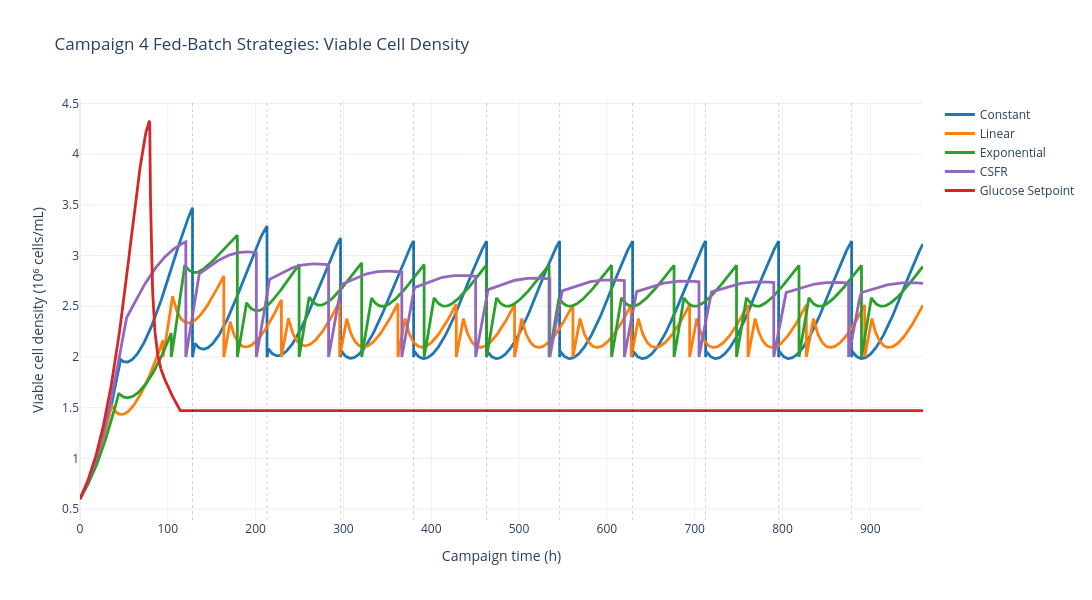
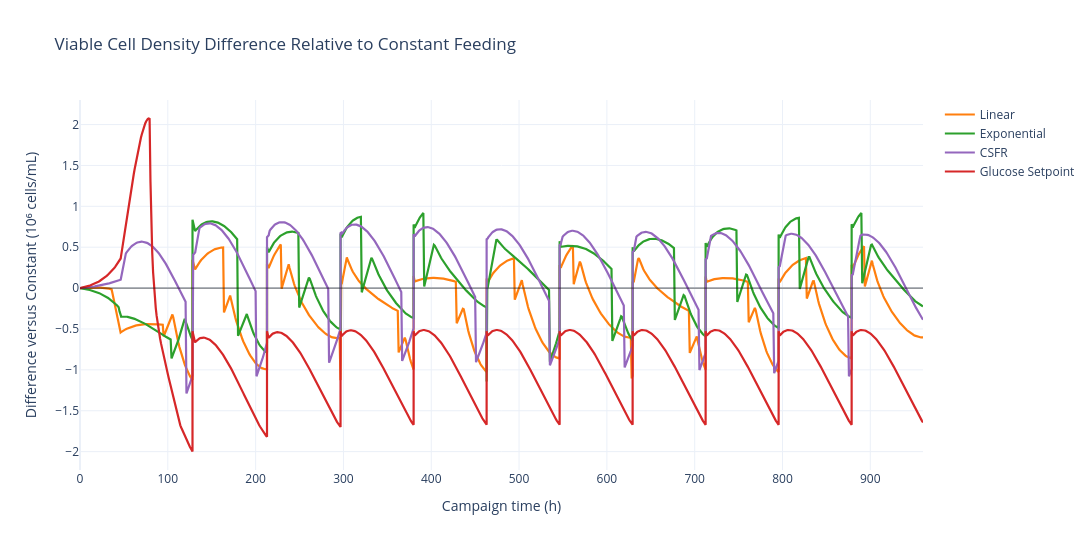
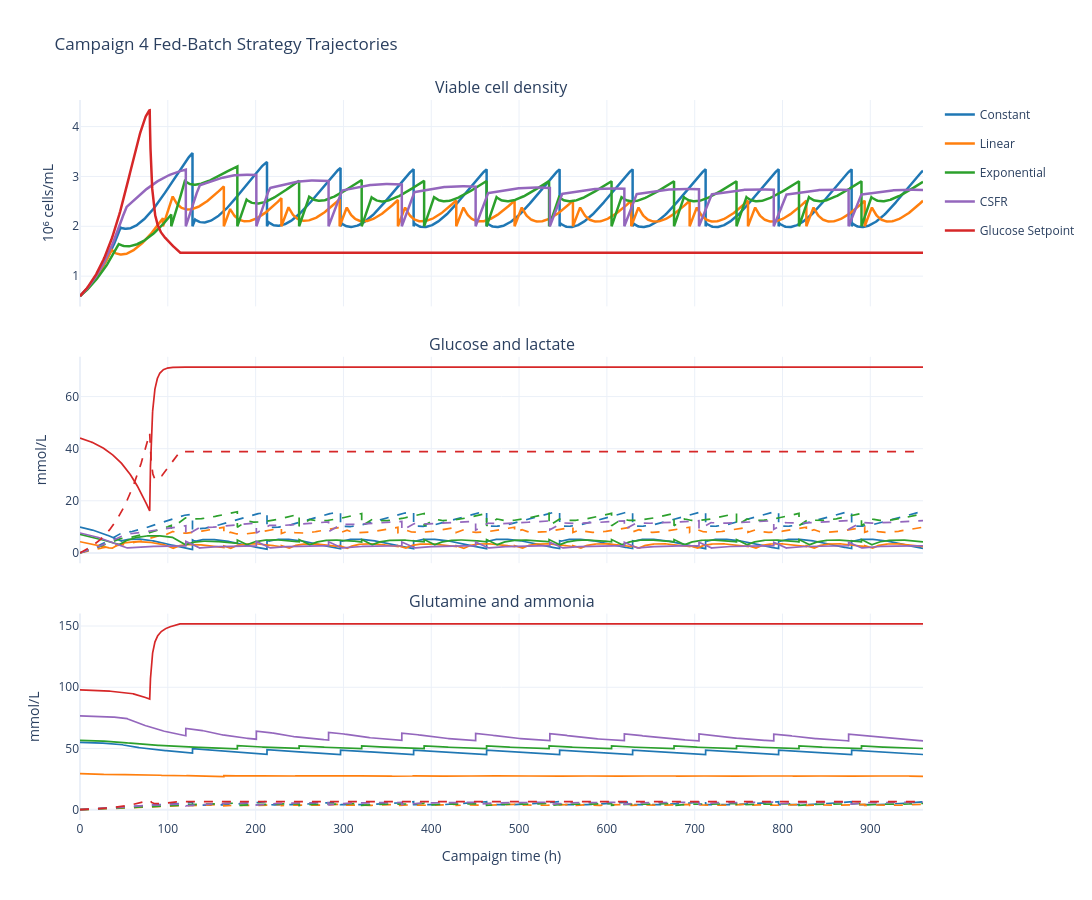
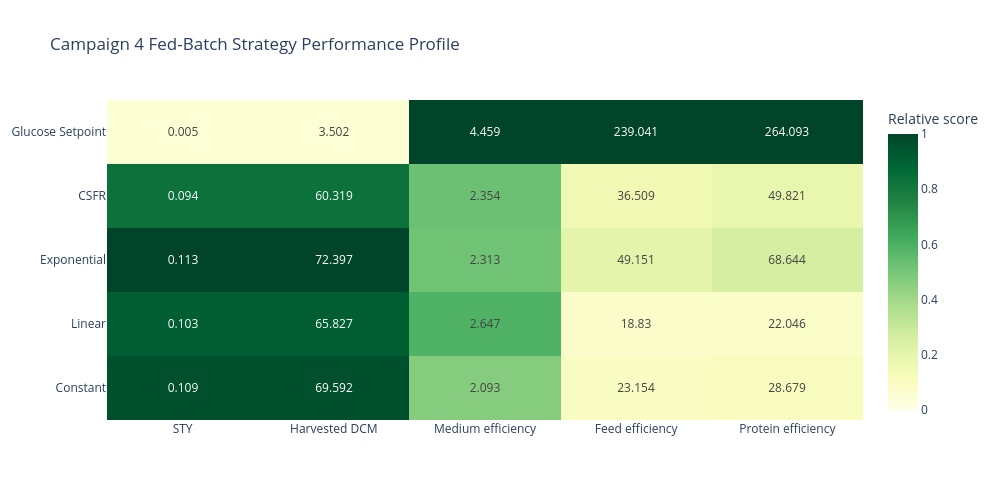

These figures' notebook cell, in order:
### Markdown cell above
# Campaign 4 Fed-Batch Feeding Strategy Comparison

This notebook loads the latest Campaign 4 fed-batch pickle files, extracts projected KPIs, and compares feeding strategies using continuous 960-hour trajectories, metabolite overlays, KPI heatmaps, and a productivity-versus-medium-efficiency trade-off plot.

### Code cell
from pathlib import Path
import pickle
import numpy as np
import pandas as pd
import plotly.graph_objects as go
from plotly.subplots import make_subplots

ROOT = Path.cwd().resolve()
if ROOT.name == "Cross_Campaign_Comparison":
    ROOT = ROOT.parent
CAMPAIGN_DIR = ROOT / "Campaign_4_mode_comparison_excesskinetics"
FEDBATCH_DIR = CAMPAIGN_DIR / "01_FedBatch"
EXPORT_DIR = FEDBATCH_DIR / "export"
RESULT_SWEEP = "p2"  # Set to "s1" to compare the first optimization sweep instead.
TARGET_HORIZON_H = 960.0
INCLUDE_SETUP_TIME = True
BASELINE_STRATEGY = "Constant"
STRATEGY_ORDER = ["Constant", "Linear", "Exponential", "CSFR", "Glucose Setpoint"]
STRATEGY_COLORS = {"Constant": "#1f77b4", "Linear": "#ff7f0e", "Exponential": "#2ca02c", "CSFR": "#9467bd", "Glucose Setpoint": "#d62728"}
SIMULATION_TO_STRATEGY = {
    "fedbatch_constant": "Constant",
    "fedbatch_linear": "Linear",
    "fedbatch_exponential": "Exponential",
    "fedbatch_csfr": "CSFR",
    "fedbatch_gsp": "Glucose Setpoint",
}


def export_metadata(path):
    """Read the simulation ID and sweep from the timestamped export folder.

    Current Campaign 4 exports are stored as:
    ``export/<simulation_id>_<sweep>_<YYYYMMDD>_<HHMM>/opt_<YYYYMMDD>_<HHMM>.pkl``.
    """
    try:
        simulation_id, sweep, date, time = path.parent.name.rsplit("_", 3)
    except ValueError:
        return None
    if simulation_id not in SIMULATION_TO_STRATEGY or not date.isdigit() or not time.isdigit():
        return None
    return {"simulation_id": simulation_id, "sweep": sweep, "timestamp": f"{date}_{time}"}


def latest_pickles(export_dir, sweep):
    """Return the newest pickle for each requested fed-batch simulation and sweep."""
    latest = {}
    for path in export_dir.rglob("*.pkl"):
        metadata = export_metadata(path)
        if metadata is None or metadata["sweep"] != sweep:
            continue
        simulation_id = metadata["simulation_id"]
        if simulation_id not in latest or path.stat().st_mtime > latest[simulation_id]["path"].stat().st_mtime:
            latest[simulation_id] = {**metadata, "path": path}
    return latest


def simulation_data(obj):
    return obj.data if hasattr(obj, "data") else obj


latest = latest_pickles(EXPORT_DIR, RESULT_SWEEP)
loaded = {}
load_errors = {}
for simulation_id, item in latest.items():
    strategy = SIMULATION_TO_STRATEGY[simulation_id]
    try:
        with item["path"].open("rb") as handle:
            loaded[strategy] = {
                **item,
                "strategy": strategy,
                "data": simulation_data(pickle.load(handle)),
            }
    except Exception as exc:
        load_errors[strategy] = f"{type(exc).__name__}: {exc}"

missing_simulations = [
    simulation_id
    for simulation_id, strategy in SIMULATION_TO_STRATEGY.items()
    if strategy not in loaded and strategy not in load_errors
]

KPI_KEYS = ["STY_kg_m3_day", "total_DCM_harvested_kg", "medium_conversion_efficiency_m3_kg", "feed_conversion_efficiency_kg_kg", "protein_conversion_efficiency_kg_kg", "total_simulation_time_h", "total_base_in_L", "total_acid_in_L", "total_medium_in_L", "number_of_batches", "projection_window_h", "projection_target_time_h", "projection_scale_factor", "last_batch_termination_reason"]


def extract_kpis(data):
    projected = getattr(data, "projected_totals_stats", {}) or {}
    summary = getattr(data, "summary_stats", {}) or {}
    row = {key: projected.get(key, summary.get(key, np.nan)) for key in KPI_KEYS}
    row["projection_mode"] = projected.get("projection_mode", summary.get("projection_mode"))
    return row


kpi_rows = []
for strategy, item in loaded.items():
    row = extract_kpis(item["data"])
    row.update(
        strategy=strategy,
        simulation_id=item["simulation_id"],
        sweep=item["sweep"],
        pickle=str(item["path"]),
    )
    kpi_rows.append(row)
kpi_df = pd.DataFrame(kpi_rows)
if not kpi_df.empty:
    kpi_df["strategy"] = pd.Categorical(kpi_df["strategy"], STRATEGY_ORDER, ordered=True)
    kpi_df = kpi_df.sort_values("strategy").reset_index(drop=True)


def concatenate_profiles(data, include_setup_time=True, max_time_h=None):
    times, states, batch_ids, boundaries = [], [], [], []
    offset = 0.0
    for batch_no, batch in enumerate(data.batches, 1):
        t = np.asarray(batch.t_points, dtype=float) + offset
        y = np.asarray(batch.y_points, dtype=float)
        if max_time_h is not None:
            keep = t <= max_time_h
            t, y = t[keep], y[:, keep]
        if not len(t):
            continue
        times.append(t)
        states.append(y)
        batch_ids.append(np.full(len(t), batch_no))
        boundaries.append(float(t[-1]))
        offset = float(t[-1]) + (float(getattr(batch, "setup_time_after_h", 0) or 0) if include_setup_time else 0)
        if max_time_h is not None and offset >= max_time_h:
            break
    if not times:
        raise ValueError("No batch profile data available")
    return {"time_h": np.concatenate(times), "states": np.concatenate(states, axis=1), "batch_id": np.concatenate(batch_ids), "batch_boundaries_h": boundaries}


profiles = {}
profile_errors = {}
for strategy, item in loaded.items():
    try:
        profiles[strategy] = concatenate_profiles(item["data"], INCLUDE_SETUP_TIME, TARGET_HORIZON_H)
    except Exception as exc:
        profile_errors[strategy] = f"{type(exc).__name__}: {exc}"
STATE = {"Xv": 0, "C_Glc": 1, "C_Gln": 2, "C_Lac": 3, "C_Amm": 4, "V": 5}


def add_boundaries(fig, profile):
    for boundary in profile["batch_boundaries_h"][:-1]:
        if boundary < TARGET_HORIZON_H:
            fig.add_vline(x=boundary, line_width=1, line_dash="dot", line_color="rgba(0,0,0,0.18)")


print(f"Campaign directory: {CAMPAIGN_DIR}")
print(f"Fed-batch export directory: {EXPORT_DIR}")
print(f"Selected optimization sweep: {RESULT_SWEEP}")
print(f"Loaded strategies: {[strategy for strategy in STRATEGY_ORDER if strategy in loaded]}")
if missing_simulations:
    print("Missing simulations:", ", ".join(missing_simulations))
if load_errors:
    print("Load errors:", load_errors)
if profile_errors:
    print("Profile errors:", profile_errors)
if not profiles:
    raise ValueError(f"No fed-batch profiles were loaded for sweep '{RESULT_SWEEP}'.")

fig_density = go.Figure()
for strategy in STRATEGY_ORDER:
    if strategy not in profiles:
        continue
    p = profiles[strategy]
    fig_density.add_trace(go.Scatter(x=p["time_h"], y=p["states"][STATE["Xv"]] / 1e9, mode="lines", name=strategy, line=dict(color=STRATEGY_COLORS[strategy], width=2.8)))
add_boundaries(fig_density, next(iter(profiles.values())))
fig_density.update_layout(title="Campaign 4 Fed-Batch Strategies: Viable Cell Density", xaxis_title="Campaign time (h)", yaxis_title="Viable cell density (10⁶ cells/mL)", xaxis_range=[0, TARGET_HORIZON_H], hovermode="x unified", template="plotly_white", width=1150, height=600)
fig_density.show()

if BASELINE_STRATEGY in profiles:
    base = profiles[BASELINE_STRATEGY]
    fig_delta = go.Figure()
    base_xv = base["states"][STATE["Xv"]] / 1e9
    for strategy in STRATEGY_ORDER:
        if strategy == BASELINE_STRATEGY or strategy not in profiles:
            continue
        p = profiles[strategy]
        xv = np.interp(base["time_h"], p["time_h"], p["states"][STATE["Xv"]] / 1e9)
        fig_delta.add_trace(go.Scatter(x=base["time_h"], y=xv - base_xv, mode="lines", name=strategy, line=dict(color=STRATEGY_COLORS[strategy], width=2.2)))
    fig_delta.add_hline(y=0, line_width=1.2, line_color="rgba(0,0,0,0.5)")
    fig_delta.update_layout(title="Viable Cell Density Difference Relative to Constant Feeding", xaxis_title="Campaign time (h)", yaxis_title="Difference versus Constant (10⁶ cells/mL)", xaxis_range=[0, TARGET_HORIZON_H], hovermode="x unified", template="plotly_white", width=1150, height=550)
    fig_delta.show()

fig_process = make_subplots(rows=3, cols=1, shared_xaxes=True, vertical_spacing=0.07, subplot_titles=("Viable cell density", "Glucose and lactate", "Glutamine and ammonia"))
for strategy in STRATEGY_ORDER:
    if strategy not in profiles:
        continue
    p = profiles[strategy]
    t = p["time_h"]
    y = p["states"]
    color = STRATEGY_COLORS[strategy]
    for row, idx, name, dash, showlegend in [(1, STATE["Xv"], strategy, "solid", True), (2, STATE["C_Glc"], f"{strategy} — Glucose", "solid", False), (2, STATE["C_Lac"], f"{strategy} — Lactate", "dash", False), (3, STATE["C_Gln"], f"{strategy} — Glutamine", "solid", False), (3, STATE["C_Amm"], f"{strategy} — Ammonia", "dash", False)]:
        values = y[idx] / 1e9 if row == 1 else y[idx]
        fig_process.add_trace(go.Scatter(x=t, y=values, mode="lines", name=name, showlegend=showlegend, legendgroup=strategy, line=dict(color=color, width=2.5 if row == 1 else 1.7, dash=dash)), row=row, col=1)
fig_process.update_yaxes(title_text="10⁶ cells/mL", row=1, col=1)
fig_process.update_yaxes(title_text="mmol/L", row=2, col=1)
fig_process.update_yaxes(title_text="mmol/L", row=3, col=1)
fig_process.update_xaxes(title_text="Campaign time (h)", range=[0, TARGET_HORIZON_H], row=3, col=1)
fig_process.update_layout(title="Campaign 4 Fed-Batch Strategy Trajectories", hovermode="x unified", template="plotly_white", width=1150, height=900)
fig_process.show()

HEATMAP_KPIS = ["STY_kg_m3_day", "total_DCM_harvested_kg", "medium_conversion_efficiency_m3_kg", "feed_conversion_efficiency_kg_kg", "protein_conversion_efficiency_kg_kg"]
KPI_LABELS = {"STY_kg_m3_day": "STY", "total_DCM_harvested_kg": "Harvested DCM", "medium_conversion_efficiency_m3_kg": "Medium efficiency", "feed_conversion_efficiency_kg_kg": "Feed efficiency", "protein_conversion_efficiency_kg_kg": "Protein efficiency"}
if not kpi_df.empty:
    heat = kpi_df.set_index("strategy")[HEATMAP_KPIS].apply(pd.to_numeric, errors="coerce").reindex(STRATEGY_ORDER).dropna(how="all")
    if not heat.empty:
        heat_norm = heat.divide(heat.max().replace(0, 1), axis=1)
        fig_heatmap = go.Figure(go.Heatmap(z=heat_norm.values, x=[KPI_LABELS[k] for k in heat_norm.columns], y=heat_norm.index.astype(str), text=heat.round(3).values, texttemplate="%{text}", colorscale="YlGn", zmin=0, zmax=1, colorbar=dict(title="Relative score")))
        fig_heatmap.update_layout(title="Campaign 4 Fed-Batch Strategy Performance Profile", template="plotly_white", width=1000, height=500)
        fig_heatmap.show()

tradeoff = kpi_df.copy()
for col in ["STY_kg_m3_day", "medium_use_efficiency_kg_m3"]:
    if col in tradeoff:
        tradeoff[col] = pd.to_numeric(tradeoff[col], errors="coerce")
if not tradeoff.empty and {"STY_kg_m3_day", "medium_use_efficiency_kg_m3"}.issubset(tradeoff.columns):
    tradeoff = tradeoff.dropna(subset=["STY_kg_m3_day", "medium_use_efficiency_kg_m3"])
    fig_tradeoff = go.Figure()
    for _, row in tradeoff.iterrows():
        strategy = str(row["strategy"])
        fig_tradeoff.add_trace(go.Scatter(x=[row["medium_use_efficiency_kg_m3"]], y=[row["STY_kg_m3_day"]], mode="markers+text", text=[strategy], textposition="top center", name=strategy, showlegend=False, marker=dict(size=14, color=STRATEGY_COLORS[strategy], line=dict(color="white", width=1))))
    fig_tradeoff.update_layout(title="Fed-Batch Strategy Trade-off: Productivity versus Medium Efficiency", xaxis_title="Medium-use efficiency (kg/m³)", yaxis_title="STY (kg/m³/day)", template="plotly_white", width=900, height=600)
    fig_tradeoff.show()

display(kpi_df)

### Figure 1 — Plotly figure (JSON) as saved in the notebook; plotly's stock layout.template omitted (floating-point values rounded to 4 significant figures; data arrays with more than 128 entries replaced by an {"elided": "..."} marker saying what was removed)
{"data": [{"line": {"color": "#1f77b4", "width": 2.8}, "mode": "lines", "name": "Constant", "type": "scatter", "x": {"elided": "1124 float values"}, "y": {"elided": "1124 float values"}}, {"line": {"color": "#ff7f0e", "width": 2.8}, "mode": "lines", "name": "Linear", "type": "scatter", "x": {"elided": "1255 float values"}, "y": {"elided": "1255 float values"}}, {"line": {"color": "#2ca02c", "width": 2.8}, "mode": "lines", "name": "Exponential", "type": "scatter", "x": {"elided": "1235 float values"}, "y": {"elided": "1235 float values"}}, {"line": {"color": "#9467bd", "width": 2.8}, "mode": "lines", "name": "CSFR", "type": "scatter", "x": {"elided": "1158 float values"}, "y": {"elided": "1158 float values"}}, {"line": {"color": "#d62728", "width": 2.8}, "mode": "lines", "name": "Glucose Setpoint", "type": "scatter", "x": {"elided": "2031 float values"}, "y": {"elided": "2031 float values"}}], "layout": {"height": 600, "hovermode": "x unified", "shapes": [{"line": {"color": "rgba(0,0,0,0.18)", "dash": "dot", "width": 1}, "type": "line", "x0": 128.1, "x1": 128.1, "xref": "x", "y0": 0, "y1": 1, "yref": "y domain"}, {"line": {"color": "rgba(0,0,0,0.18)", "dash": "dot", "width": 1}, "type": "line", "x0": 213.0, "x1": 213.0, "xref": "x", "y0": 0, "y1": 1, "yref": "y domain"}, {"line": {"color": "rgba(0,0,0,0.18)", "dash": "dot", "width": 1}, "type": "line", "x0": 296.7, "x1": 296.7, "xref": "x", "y0": 0, "y1": 1, "yref": "y domain"}, {"line": {"color": "rgba(0,0,0,0.18)", "dash": "dot", "width": 1}, "type": "line", "x0": 379.9, "x1": 379.9, "xref": "x", "y0": 0, "y1": 1, "yref": "y domain"}, {"line": {"color": "rgba(0,0,0,0.18)", "dash": "dot", "width": 1}, "type": "line", "x0": 463.1, "x1": 463.1, "xref": "x", "y0": 0, "y1": 1, "yref": "y domain"}, {"line": {"color": "rgba(0,0,0,0.18)", "dash": "dot", "width": 1}, "type": "line", "x0": 546.2, "x1": 546.2, "xref": "x", "y0": 0, "y1": 1, "yref": "y domain"}, {"line": {"color": "rgba(0,0,0,0.18)", "dash": "dot", "width": 1}, "type": "line", "x0": 629.3, "x1": 629.3, "xref": "x", "y0": 0, "y1": 1, "yref": "y domain"}, {"line": {"color": "rgba(0,0,0,0.18)", "dash": "dot", "width": 1}, "type": "line", "x0": 712.5, "x1": 712.5, "xref": "x", "y0": 0, "y1": 1, "yref": "y domain"}, {"line": {"color": "rgba(0,0,0,0.18)", "dash": "dot", "width": 1}, "type": "line", "x0": 795.6, "x1": 795.6, "xref": "x", "y0": 0, "y1": 1, "yref": "y domain"}, {"line": {"color": "rgba(0,0,0,0.18)", "dash": "dot", "width": 1}, "type": "line", "x0": 878.7, "x1": 878.7, "xref": "x", "y0": 0, "y1": 1, "yref": "y domain"}], "title": {"text": "Campaign 4 Fed-Batch Strategies: Viable Cell Density"}, "width": 1150, "xaxis": {"range": [0, 960], "title": {"text": "Campaign time (h)"}}, "yaxis": {"title": {"text": "Viable cell density (10⁶ cells/mL)"}}}}

### Figure 2 — Plotly figure (JSON) as saved in the notebook; plotly's stock layout.template omitted (floating-point values rounded to 4 significant figures; data arrays with more than 128 entries replaced by an {"elided": "..."} marker saying what was removed)
{"data": [{"line": {"color": "#ff7f0e", "width": 2.2}, "mode": "lines", "name": "Linear", "type": "scatter", "x": {"elided": "1124 float values"}, "y": {"elided": "1124 float values"}}, {"line": {"color": "#2ca02c", "width": 2.2}, "mode": "lines", "name": "Exponential", "type": "scatter", "x": {"elided": "1124 float values"}, "y": {"elided": "1124 float values"}}, {"line": {"color": "#9467bd", "width": 2.2}, "mode": "lines", "name": "CSFR", "type": "scatter", "x": {"elided": "1124 float values"}, "y": {"elided": "1124 float values"}}, {"line": {"color": "#d62728", "width": 2.2}, "mode": "lines", "name": "Glucose Setpoint", "type": "scatter", "x": {"elided": "1124 float values"}, "y": {"elided": "1124 float values"}}], "layout": {"height": 550, "hovermode": "x unified", "shapes": [{"line": {"color": "rgba(0,0,0,0.5)", "width": 1.2}, "type": "line", "x0": 0, "x1": 1, "xref": "x domain", "y0": 0, "y1": 0, "yref": "y"}], "title": {"text": "Viable Cell Density Difference Relative to Constant Feeding"}, "width": 1150, "xaxis": {"range": [0, 960], "title": {"text": "Campaign time (h)"}}, "yaxis": {"title": {"text": "Difference versus Constant (10⁶ cells/mL)"}}}}

### Figure 3 — Plotly figure (JSON) as saved in the notebook; plotly's stock layout.template omitted (floating-point values rounded to 4 significant figures; data arrays with more than 128 entries replaced by an {"elided": "..."} marker saying what was removed)
{"data": [{"legendgroup": "Constant", "line": {"color": "#1f77b4", "dash": "solid", "width": 2.5}, "mode": "lines", "name": "Constant", "showlegend": true, "type": "scatter", "x": {"elided": "1124 float values"}, "xaxis": "x", "y": {"elided": "1124 float values"}, "yaxis": "y"}, {"legendgroup": "Constant", "line": {"color": "#1f77b4", "dash": "solid", "width": 1.7}, "mode": "lines", "name": "Constant — Glucose", "showlegend": false, "type": "scatter", "x": {"elided": "1124 float values"}, "xaxis": "x2", "y": {"elided": "1124 float values"}, "yaxis": "y2"}, {"legendgroup": "Constant", "line": {"color": "#1f77b4", "dash": "dash", "width": 1.7}, "mode": "lines", "name": "Constant — Lactate", "showlegend": false, "type": "scatter", "x": {"elided": "1124 float values"}, "xaxis": "x2", "y": {"elided": "1124 float values"}, "yaxis": "y2"}, {"legendgroup": "Constant", "line": {"color": "#1f77b4", "dash": "solid", "width": 1.7}, "mode": "lines", "name": "Constant — Glutamine", "showlegend": false, "type": "scatter", "x": {"elided": "1124 float values"}, "xaxis": "x3", "y": {"elided": "1124 float values"}, "yaxis": "y3"}, {"legendgroup": "Constant", "line": {"color": "#1f77b4", "dash": "dash", "width": 1.7}, "mode": "lines", "name": "Constant — Ammonia", "showlegend": false, "type": "scatter", "x": {"elided": "1124 float values"}, "xaxis": "x3", "y": {"elided": "1124 float values"}, "yaxis": "y3"}, {"legendgroup": "Linear", "line": {"color": "#ff7f0e", "dash": "solid", "width": 2.5}, "mode": "lines", "name": "Linear", "showlegend": true, "type": "scatter", "x": {"elided": "1255 float values"}, "xaxis": "x", "y": {"elided": "1255 float values"}, "yaxis": "y"}, {"legendgroup": "Linear", "line": {"color": "#ff7f0e", "dash": "solid", "width": 1.7}, "mode": "lines", "name": "Linear — Glucose", "showlegend": false, "type": "scatter", "x": {"elided": "1255 float values"}, "xaxis": "x2", "y": {"elided": "1255 float values"}, "yaxis": "y2"}, {"legendgroup": "Linear", "line": {"color": "#ff7f0e", "dash": "dash", "width": 1.7}, "mode": "lines", "name": "Linear — Lactate", "showlegend": false, "type": "scatter", "x": {"elided": "1255 float values"}, "xaxis": "x2", "y": {"elided": "1255 float values"}, "yaxis": "y2"}, {"legendgroup": "Linear", "line": {"color": "#ff7f0e", "dash": "solid", "width": 1.7}, "mode": "lines", "name": "Linear — Glutamine", "showlegend": false, "type": "scatter", "x": {"elided": "1255 float values"}, "xaxis": "x3", "y": {"elided": "1255 float values"}, "yaxis": "y3"}, {"legendgroup": "Linear", "line": {"color": "#ff7f0e", "dash": "dash", "width": 1.7}, "mode": "lines", "name": "Linear — Ammonia", "showlegend": false, "type": "scatter", "x": {"elided": "1255 float values"}, "xaxis": "x3", "y": {"elided": "1255 float values"}, "yaxis": "y3"}, {"legendgroup": "Exponential", "line": {"color": "#2ca02c", "dash": "solid", "width": 2.5}, "mode": "lines", "name": "Exponential", "showlegend": true, "type": "scatter", "x": {"elided": "1235 float values"}, "xaxis": "x", "y": {"elided": "1235 float values"}, "yaxis": "y"}, {"legendgroup": "Exponential", "line": {"color": "#2ca02c", "dash": "solid", "width": 1.7}, "mode": "lines", "name": "Exponential — Glucose", "showlegend": false, "type": "scatter", "x": {"elided": "1235 float values"}, "xaxis": "x2", "y": {"elided": "1235 float values"}, "yaxis": "y2"}, {"legendgroup": "Exponential", "line": {"color": "#2ca02c", "dash": "dash", "width": 1.7}, "mode": "lines", "name": "Exponential — Lactate", "showlegend": false, "type": "scatter", "x": {"elided": "1235 float values"}, "xaxis": "x2", "y": {"elided": "1235 float values"}, "yaxis": "y2"}, {"legendgroup": "Exponential", "line": {"color": "#2ca02c", "dash": "solid", "width": 1.7}, "mode": "lines", "name": "Exponential — Glutamine", "showlegend": false, "type": "scatter", "x": {"elided": "1235 float values"}, "xaxis": "x3", "y": {"elided": "1235 float values"}, "yaxis": "y3"}, {"legendgroup": "Exponential", "line": {"color": "#2ca02c", "dash": "dash", "width": 1.7}, "mode": "lines", "name": "Exponential — Ammonia", "showlegend": false, "type": "scatter", "x": {"elided": "1235 float values"}, "xaxis": "x3", "y": {"elided": "1235 float values"}, "yaxis": "y3"}, {"legendgroup": "CSFR", "line": {"color": "#9467bd", "dash": "solid", "width": 2.5}, "mode": "lines", "name": "CSFR", "showlegend": true, "type": "scatter", "x": {"elided": "1158 float values"}, "xaxis": "x", "y": {"elided": "1158 float values"}, "yaxis": "y"}, {"legendgroup": "CSFR", "line": {"color": "#9467bd", "dash": "solid", "width": 1.7}, "mode": "lines", "name": "CSFR — Glucose", "showlegend": false, "type": "scatter", "x": {"elided": "1158 float values"}, "xaxis": "x2", "y": {"elided": "1158 float values"}, "yaxis": "y2"}, {"legendgroup": "CSFR", "line": {"color": "#9467bd", "dash": "dash", "width": 1.7}, "mode": "lines", "name": "CSFR — Lactate", "showlegend": false, "type": "scatter", "x": {"elided": "1158 float values"}, "xaxis": "x2", "y": {"elided": "1158 float values"}, "yaxis": "y2"}, {"legendgroup": "CSFR", "line": {"color": "#9467bd", "dash": "solid", "width": 1.7}, "mode": "lines", "name": "CSFR — Glutamine", "showlegend": false, "type": "scatter", "x": {"elided": "1158 float values"}, "xaxis": "x3", "y": {"elided": "1158 float values"}, "yaxis": "y3"}, {"legendgroup": "CSFR", "line": {"color": "#9467bd", "dash": "dash", "width": 1.7}, "mode": "lines", "name": "CSFR — Ammonia", "showlegend": false, "type": "scatter", "x": {"elided": "1158 float values"}, "xaxis": "x3", "y": {"elided": "1158 float values"}, "yaxis": "y3"}, {"legendgroup": "Glucose Setpoint", "line": {"color": "#d62728", "dash": "solid", "width": 2.5}, "mode": "lines", "name": "Glucose Setpoint", "showlegend": true, "type": "scatter", "x": {"elided": "2031 float values"}, "xaxis": "x", "y": {"elided": "2031 float values"}, "yaxis": "y"}, {"legendgroup": "Glucose Setpoint", "line": {"color": "#d62728", "dash": "solid", "width": 1.7}, "mode": "lines", "name": "Glucose Setpoint — Glucose", "showlegend": false, "type": "scatter", "x": {"elided": "2031 float values"}, "xaxis": "x2", "y": {"elided": "2031 float values"}, "yaxis": "y2"}, {"legendgroup": "Glucose Setpoint", "line": {"color": "#d62728", "dash": "dash", "width": 1.7}, "mode": "lines", "name": "Glucose Setpoint — Lactate", "showlegend": false, "type": "scatter", "x": {"elided": "2031 float values"}, "xaxis": "x2", "y": {"elided": "2031 float values"}, "yaxis": "y2"}, {"legendgroup": "Glucose Setpoint", "line": {"color": "#d62728", "dash": "solid", "width": 1.7}, "mode": "lines", "name": "Glucose Setpoint — Glutamine", "showlegend": false, "type": "scatter", "x": {"elided": "2031 float values"}, "xaxis": "x3", "y": {"elided": "2031 float values"}, "yaxis": "y3"}, {"legendgroup": "Glucose Setpoint", "line": {"color": "#d62728", "dash": "dash", "width": 1.7}, "mode": "lines", "name": "Glucose Setpoint — Ammonia", "showlegend": false, "type": "scatter", "x": {"elided": "2031 float values"}, "xaxis": "x3", "y": {"elided": "2031 float values"}, "yaxis": "y3"}], "layout": {"annotations": [{"font": {"size": 16}, "showarrow": false, "text": "Viable cell density", "x": 0.5, "xanchor": "center", "xref": "paper", "y": 1, "yanchor": "bottom", "yref": "paper"}, {"font": {"size": 16}, "showarrow": false, "text": "Glucose and lactate", "x": 0.5, "xanchor": "center", "xref": "paper", "y": 0.6433, "yanchor": "bottom", "yref": "paper"}, {"font": {"size": 16}, "showarrow": false, "text": "Glutamine and ammonia", "x": 0.5, "xanchor": "center", "xref": "paper", "y": 0.2867, "yanchor": "bottom", "yref": "paper"}], "height": 900, "hovermode": "x unified", "title": {"text": "Campaign 4 Fed-Batch Strategy Trajectories"}, "width": 1150, "xaxis": {"anchor": "y", "domain": [0, 1], "matches": "x3", "showticklabels": false}, "xaxis2": {"anchor": "y2", "domain": [0, 1], "matches": "x3", "showticklabels": false}, "xaxis3": {"anchor": "y3", "domain": [0, 1], "range": [0, 960], "title": {"text": "Campaign time (h)"}}, "yaxis": {"anchor": "x", "domain": [0.7133, 1], "title": {"text": "10⁶ cells/mL"}}, "yaxis2": {"anchor": "x2", "domain": [0.3567, 0.6433], "title": {"text": "mmol/L"}}, "yaxis3": {"anchor": "x3", "domain": [0, 0.2867], "title": {"text": "mmol/L"}}}}

### Figure 4 — Plotly figure (JSON) as saved in the notebook; plotly's stock layout.template omitted (floating-point values rounded to 4 significant figures)
{"data": [{"colorbar": {"title": {"text": "Relative score"}}, "colorscale": [[0, "rgb(255,255,229)"], [0.125, "rgb(247,252,185)"], [0.25, "rgb(217,240,163)"], [0.375, "rgb(173,221,142)"], [0.5, "rgb(120,198,121)"], [0.625, "rgb(65,171,93)"], [0.75, "rgb(35,132,67)"], [0.875, "rgb(0,104,55)"], [1, "rgb(0,69,41)"]], "text": [[0.109, 69.59, 2.093, 23.15, 28.68], [0.103, 65.83, 2.647, 18.83, 22.05], [0.113, 72.4, 2.313, 49.15, 68.64], [0.094, 60.32, 2.354, 36.51, 49.82], [0.005, 3.502, 4.459, 239.0, 264.1]], "texttemplate": "%{text}", "type": "heatmap", "x": ["STY", "Harvested DCM", "Medium efficiency", "Feed efficiency", "Protein efficiency"], "y": ["Constant", "Linear", "Exponential", "CSFR", "Glucose Setpoint"], "z": [[0.9613, 0.9613, 0.4694, 0.09686, 0.1086], [0.9093, 0.9093, 0.5937, 0.07877, 0.08348], [1.0, 1.0, 0.5186, 0.2056, 0.2599], [0.8332, 0.8332, 0.528, 0.1527, 0.1886], [0.04838, 0.04838, 1.0, 1.0, 1.0]], "zmax": 1, "zmin": 0}], "layout": {"height": 500, "title": {"text": "Campaign 4 Fed-Batch Strategy Performance Profile"}, "width": 1000}}
